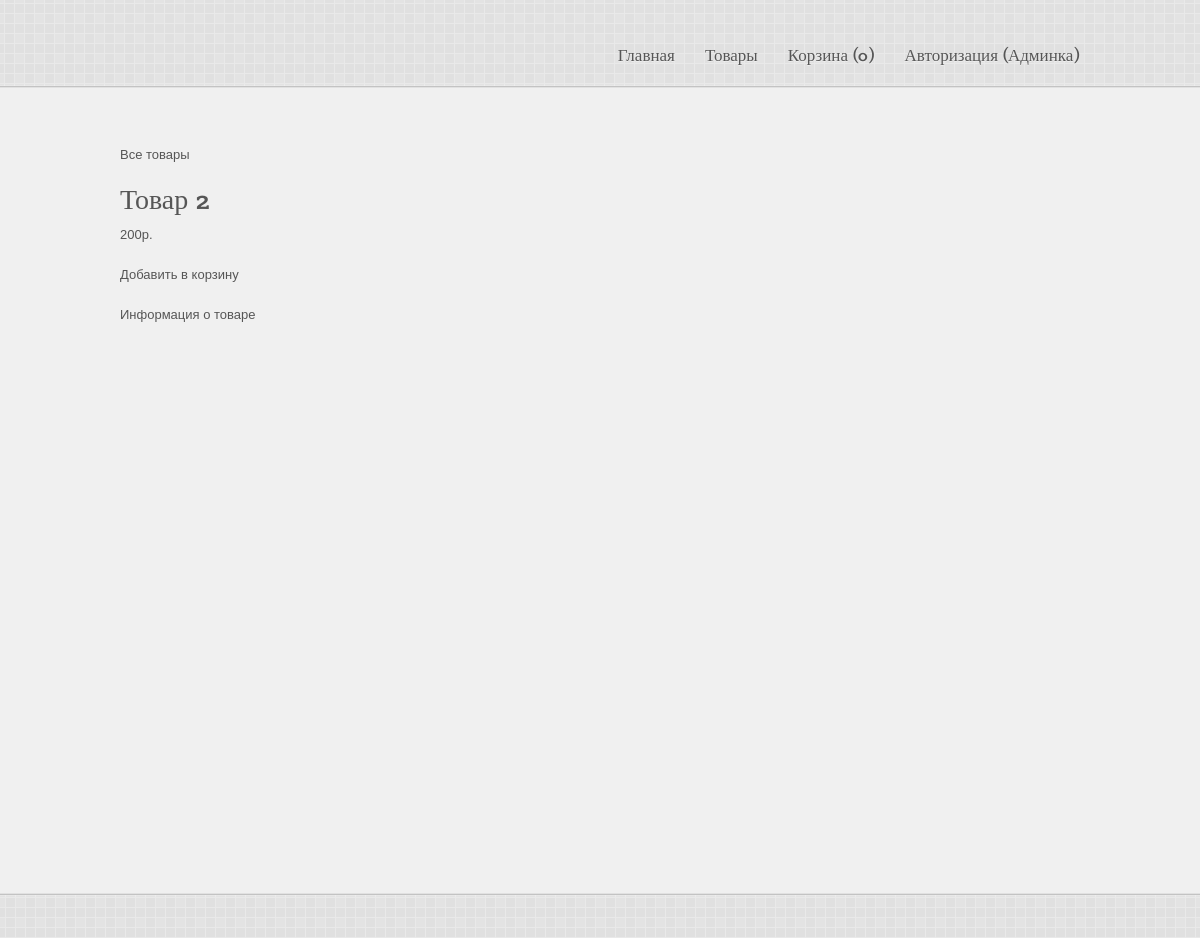
The page /?page=goods&func=one&id=2 on the database its author committed.
### tables this page shows
CREATE TABLE `goods` (
  `id` int(3) NOT NULL,
  `name` varchar(20) NOT NULL,
  `info` varchar(255) NOT NULL,
  `price` varchar(20) NOT NULL
);

### public/index.php (called while the page is built, shortened)
<?
	include('../main/main.php');

### main/config.php (called while the page is built, shortened)
<?
	function connect(){
		static $link;
		if (empty($link)){
			$link = mysqli_connect('localhost', 'root', '', 'gbphp');
		}
		return $link;
	}
?>

### main/goods.php (the view, shortened to what this page needs)
<?
function one() {
	$id = (int) $_GET['id'];
	$sql = "SELECT id, name, info, price FROM goods WHERE id = $id";
    $res = mysqli_query(connect(), $sql);
    $content = '<a href="?page=goods">Все товары</a><br><br><br>';
    $row = mysqli_fetch_assoc($res);
        $content .=<<<php
        <h1>{$row['name']}</h1>
        <p>{$row['price']}р.</p>
        <p onclick="send($id)" style="cursor: pointer"> Добавить в корзину </p>
        <p>{$row['info']}</p>
php;
$script = file_get_contents(__DIR__ . '/js/send.js');
$content .= "<script>$script</script>";
		return $content;
}

### public/style.css (style rules this page uses)
html, body, div, span, applet, object, iframe, h1, h2, h3, h4, h5, h6, p, blockquote, pre, a, abbr, acronym, address, big, cite, code, del, dfn, em, font, img, ins, kbd, q, s, samp, small, strike, strong, tt, var, b, u, i, center, dl, dt, dd, ol, ul, li, fieldset, form, label, legend, table, caption, tbody, tfoot, thead, tr, th, td { margin:0; padding:0; border:0; outline:0; font-size:100%; vertical-align:baseline; background:transparent }
body { line-height:1 }
ol, ul { list-style:none }
body { font-family:"Lucida Grande", "Lucida Sans Unicode", "Trebuchet MS", Helvetica, Arial, sans-serif; background-color: #f0f0f0; color: #565656; font-size: 13px; overflow-y: scroll; overflow-x: hidden; }
html, body { height: 100%; }
#container { min-height: 100%; height: auto !important; height: 100%; margin: 0 auto -145px; }
#footer-wrapper, .push { height: 145px; }
p { line-height: 20px; margin-bottom: 20px; }
a { text-decoration: none; color: #565656; }
h1, h2, h3, h4, h5, h6 { font-family: 'MidoMedium'; font-weight: normal; color: #565656; margin-bottom: 10px; }
h1 { font-size: 28px; }
#header-wrapper { min-width: 960px; height: 88px; background: transparent url(style/images/header-bg.png) repeat-x center bottom; }
#header { width: 960px; height: 88px; margin: 0 auto; position: relative; z-index: 999; }
#page-top { padding-bottom: 70px; }
#menu-wrapper { float: right; position: absolute; bottom: 23px; right: 0; }
#footer-wrapper { height: 45px; padding-top:100px; }
#footer { min-width: 960px; height: 45px; background: transparent url(style/images/footer-bg.png) repeat-x top center; }
#footer-content { width: 960px; height: 45px; margin: 0 auto; position: relative; }
.ddsmoothmenu { font-family: 'MidoMedium'; font-size: 17px; z-index: 1000; position: relative; text-shadow: 0px 1px 0px #efefef; }
.ddsmoothmenu ul { margin: 0; padding: 0; list-style-type: none; }
.ddsmoothmenu ul li { position: relative; display: inline; float: left; clear: none; margin-left: 20px; padding-left: 10px; }
.ddsmoothmenu ul li a { display: block; text-decoration: none; position: relative; text-shadow: 0px 1px 0px #efefef; }
.ddsmoothmenu ul li a, .ddsmoothmenu ul li a:visited { color: #565656; }
#piecemaker-container { display:block; height:460px; margin: -10px auto 40px; width: 960px; }

### rows shown on the page
goods: name "Товар 2", price "200", info "Информация о товаре"

### other values the page prints
strtr($template, $newDate) "Главная Товары Корзина ( 0 ) Авторизация (Админка)"
